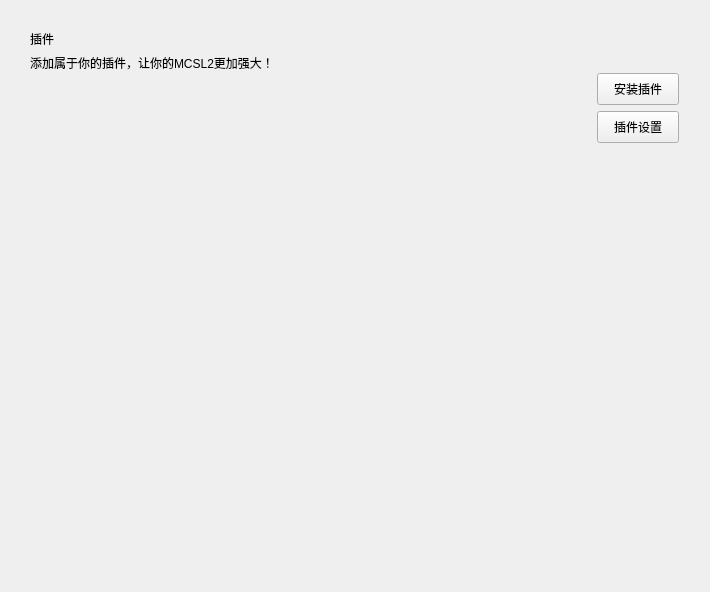
<?xml version="1.0" encoding="UTF-8"?>
<ui version="4.0">
 <class>PluginsInterface</class>
 <widget class="QFrame" name="PluginsInterface">
  <property name="geometry">
   <rect>
    <x>0</x>
    <y>0</y>
    <width>710</width>
    <height>592</height>
   </rect>
  </property>
  <property name="sizePolicy">
   <sizepolicy hsizetype="Expanding" vsizetype="Expanding">
    <horstretch>0</horstretch>
    <verstretch>0</verstretch>
   </sizepolicy>
  </property>
  <property name="windowTitle">
   <string/>
  </property>
  <layout class="QGridLayout" name="gridLayout">
   <item row="3" column="4">
    <widget class="PrimaryPushButton" name="PrimaryPushButton">
     <property name="sizePolicy">
      <sizepolicy hsizetype="Fixed" vsizetype="Fixed">
       <horstretch>0</horstretch>
       <verstretch>0</verstretch>
      </sizepolicy>
     </property>
     <property name="minimumSize">
      <size>
       <width>82</width>
       <height>32</height>
      </size>
     </property>
     <property name="maximumSize">
      <size>
       <width>82</width>
       <height>32</height>
      </size>
     </property>
     <property name="text">
      <string>安装插件</string>
     </property>
    </widget>
   </item>
   <item row="2" column="4">
    <spacer name="topRightSpacer">
     <property name="orientation">
      <enum>Qt::Vertical</enum>
     </property>
     <property name="sizeType">
      <enum>QSizePolicy::Fixed</enum>
     </property>
     <property name="sizeHint" stdset="0">
      <size>
       <width>20</width>
       <height>20</height>
      </size>
     </property>
    </spacer>
   </item>
   <item row="4" column="4">
    <widget class="PushButton" name="PushButton">
     <property name="sizePolicy">
      <sizepolicy hsizetype="Maximum" vsizetype="Fixed">
       <horstretch>0</horstretch>
       <verstretch>0</verstretch>
      </sizepolicy>
     </property>
     <property name="minimumSize">
      <size>
       <width>82</width>
       <height>32</height>
      </size>
     </property>
     <property name="maximumSize">
      <size>
       <width>82</width>
       <height>32</height>
      </size>
     </property>
     <property name="text">
      <string>插件设置</string>
     </property>
    </widget>
   </item>
   <item row="1" column="2" rowspan="5" colspan="2">
    <widget class="QWidget" name="titleLimitWidget" native="true">
     <layout class="QGridLayout" name="gridLayout_2">
      <item row="1" column="0">
       <widget class="StrongBodyLabel" name="subTitleLabel">
        <property name="sizePolicy">
         <sizepolicy hsizetype="Preferred" vsizetype="Fixed">
          <horstretch>0</horstretch>
          <verstretch>0</verstretch>
         </sizepolicy>
        </property>
        <property name="text">
         <string>添加属于你的插件，让你的MCSL2更加强大！</string>
        </property>
        <property name="textFormat">
         <enum>Qt::MarkdownText</enum>
        </property>
       </widget>
      </item>
      <item row="0" column="0">
       <widget class="TitleLabel" name="titleLabel">
        <property name="sizePolicy">
         <sizepolicy hsizetype="Preferred" vsizetype="Fixed">
          <horstretch>0</horstretch>
          <verstretch>0</verstretch>
         </sizepolicy>
        </property>
        <property name="text">
         <string>插件</string>
        </property>
       </widget>
      </item>
      <item row="2" column="0">
       <widget class="SmoothScrollArea" name="pluginsSmoothScrollArea">
        <property name="frameShape">
         <enum>QFrame::NoFrame</enum>
        </property>
        <property name="widgetResizable">
         <bool>true</bool>
        </property>
        <widget class="QWidget" name="pluginsScrollAreaWidgetContents">
         <property name="geometry">
          <rect>
           <x>0</x>
           <y>0</y>
           <width>544</width>
           <height>470</height>
          </rect>
         </property>
        </widget>
       </widget>
      </item>
     </layout>
    </widget>
   </item>
   <item row="1" column="0">
    <spacer name="leftSpacer">
     <property name="orientation">
      <enum>Qt::Horizontal</enum>
     </property>
     <property name="sizeType">
      <enum>QSizePolicy::Fixed</enum>
     </property>
     <property name="sizeHint" stdset="0">
      <size>
       <width>10</width>
       <height>20</height>
      </size>
     </property>
    </spacer>
   </item>
   <item row="5" column="4">
    <spacer name="bottomRightSpacer">
     <property name="orientation">
      <enum>Qt::Vertical</enum>
     </property>
     <property name="sizeHint" stdset="0">
      <size>
       <width>20</width>
       <height>40</height>
      </size>
     </property>
    </spacer>
   </item>
   <item row="0" column="2">
    <spacer name="topSpacer">
     <property name="orientation">
      <enum>Qt::Vertical</enum>
     </property>
     <property name="sizeType">
      <enum>QSizePolicy::Fixed</enum>
     </property>
     <property name="sizeHint" stdset="0">
      <size>
       <width>20</width>
       <height>10</height>
      </size>
     </property>
    </spacer>
   </item>
   <item row="3" column="5">
    <spacer name="rightSpacer">
     <property name="orientation">
      <enum>Qt::Horizontal</enum>
     </property>
     <property name="sizeType">
      <enum>QSizePolicy::Fixed</enum>
     </property>
     <property name="sizeHint" stdset="0">
      <size>
       <width>20</width>
       <height>20</height>
      </size>
     </property>
    </spacer>
   </item>
  </layout>
 </widget>
 <customwidgets>
  <customwidget>
   <class>PushButton</class>
   <extends>QPushButton</extends>
   <header>qfluentwidgets</header>
  </customwidget>
  <customwidget>
   <class>PrimaryPushButton</class>
   <extends>PushButton</extends>
   <header>qfluentwidgets</header>
  </customwidget>
  <customwidget>
   <class>SmoothScrollArea</class>
   <extends>QScrollArea</extends>
   <header>qfluentwidgets</header>
   <container>1</container>
  </customwidget>
  <customwidget>
   <class>StrongBodyLabel</class>
   <extends>QLabel</extends>
   <header>qfluentwidgets</header>
  </customwidget>
  <customwidget>
   <class>TitleLabel</class>
   <extends>QLabel</extends>
   <header>qfluentwidgets</header>
  </customwidget>
 </customwidgets>
 <resources/>
 <connections/>
</ui>
